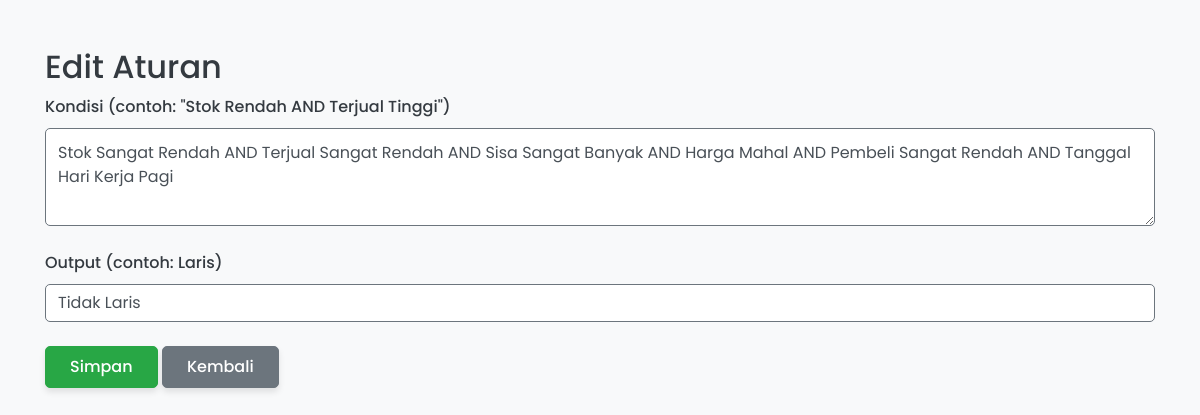
Page /roti/edit_rule/1 on the committed database.
### tables this page shows
CREATE TABLE IF NOT EXISTS `fuzzy_rules` (
  `id` int NOT NULL AUTO_INCREMENT,
  `kondisi` text NOT NULL,
  `output` varchar(50) NOT NULL,
  PRIMARY KEY (`id`)
);

### application/controllers/Roti.php (called while the page is built, shortened)
<?php
class Roti extends CI_Controller {
    public function __construct() {
        $this->load->model('Roti_model');
        $this->load->helper('url');
    }
    public function edit_rule($id) {
        $data['rule'] = $this->Roti_model->get_fuzzy_rules()[$id - 1];
        $this->load->view('add_rule', $data);
    }
}

### index.php (called while the page is built, shortened)
<?php
require_once BASEPATH.'core/CodeIgniter.php';

### application/models/Roti_model.php (called while the page is built, shortened)
<?php
class Roti_model extends CI_Model {
    public function get_fuzzy_rules() {
        return $this->db->get('fuzzy_rules')->result();
    }
}

### application/views/add_rule.php (the view, shortened to what this page needs)
<!DOCTYPE html>
<html lang="en">
<head>
   <link rel="stylesheet" href="https://cdn.jsdelivr.net/npm/bootstrap@4.6.2/dist/css/bootstrap.min.css">
   <link rel="stylesheet" href="<?php echo base_url('assets/styles.css') ?>">
</head>
<body>
    <div class="container mt-5">
        <h2><?= isset($rule) ? 'Edit Aturan' : 'Tambah Aturan' ?></h2>
        <form method="post" class="needs-validation" novalidate>
            <div class="form-group">
                <label>Kondisi (contoh: "Stok Rendah AND Terjual Tinggi")</label>
                <textarea name="kondisi" class="form-control" rows="3" required><?= isset($rule->kondisi) ? $rule->kondisi : '' ?></textarea>
            </div>
            <div class="form-group">
                <label>Output (contoh: Laris)</label>
                <input type="text" name="output" class="form-control" value="<?= isset($rule->output) ? $rule->output : '' ?>" required>
            </div>
            <button type="submit" class="btn btn-success">Simpan</button>
            <a href="<?= base_url('roti/fuzzy_rules') ?>" class="btn btn-secondary">Kembali</a>
        </form>
    </div>
</body>
</html>

### assets/styles.css (style rules this page uses)
:root { --primary-color: #007bff; --secondary-color: #6c757d; --success-color: #28a745; --info-color: #17a2b8; --warning-color: #ffc107; --danger-color: #dc3545; --light-color: #f8f9fa; --dark-color: #343a40; --font-family: 'Poppins', sans-serif; --transition-speed: 0.3s; --box-shadow-light: 0 4px 6px rgba(0, 0, 0, 0.1); --box-shadow-hover: 0 8px 16px rgba(0, 0, 0, 0.2); }
body { font-family: var(--font-family); background-color: var(--light-color); color: var(--dark-color); line-height: 1.6; transition: background-color var(--transition-speed); }
.btn { font-weight: 500; padding: 0.5rem 1.5rem; border-radius: 5px; transition: all var(--transition-speed); box-shadow: var(--box-shadow-light); }
.form-group { margin-bottom: 1.5rem; }
.form-control { border-radius: 5px; border: 1px solid var(--secondary-color); padding: 0.75rem; transition: border-color var(--transition-speed), box-shadow var(--transition-speed); }
.form-group label { font-weight: 500; margin-bottom: 0.5rem; display: block; }

### rows in the picture
fuzzy_rules: kondisi "Stok Sangat Rendah AND Terjual Sangat Rendah AND Sisa Sangat Banyak AND Harga Mahal AND Pembeli Sangat Rendah AND Tanggal Hari Kerja Pagi", output "Tidak Laris"
